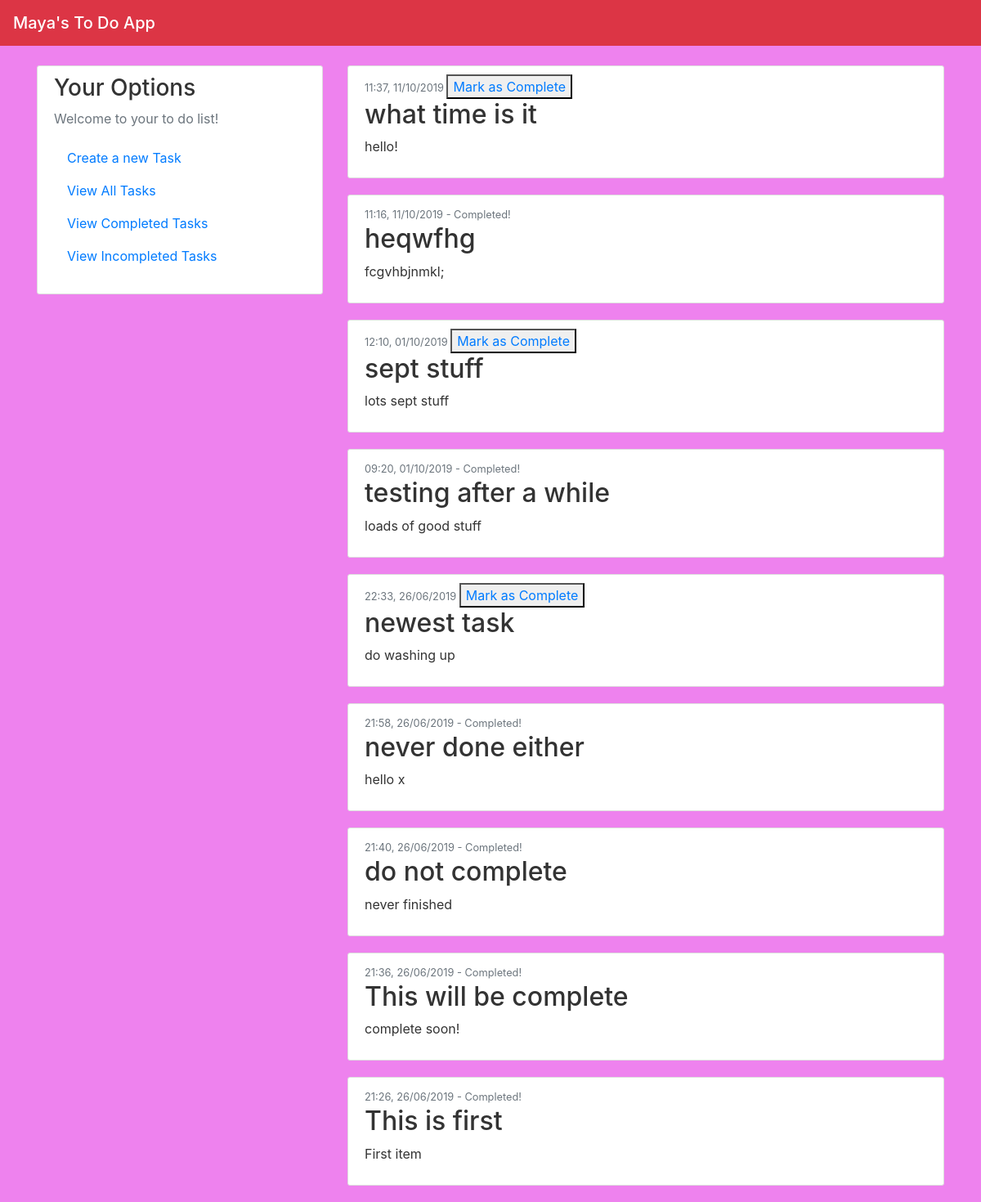
The page /view_all on the database as committed earlier.
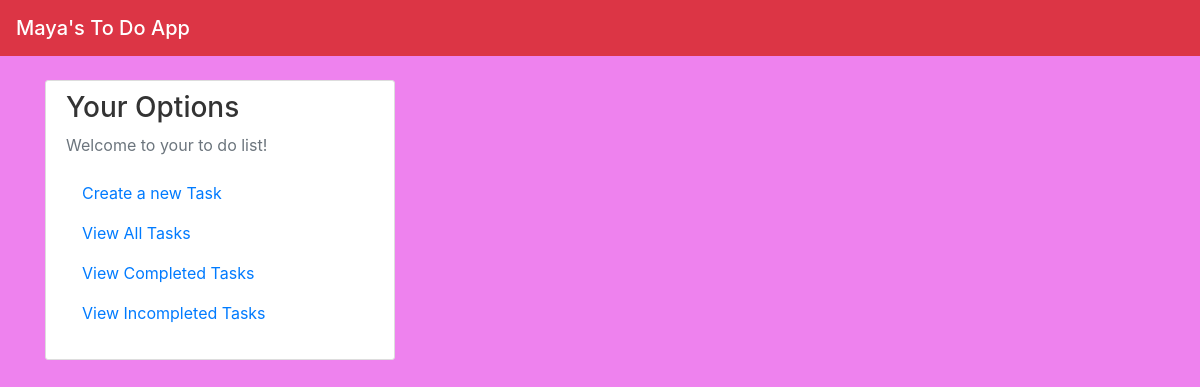
The same page on the database as committed later.
### app/models.py (models this page shows, shortened)
class Items(db.Model):
    id = db.Column(db.Integer, primary_key=True)
    title = db.Column(db.String(40), unique=False, nullable=False)
    content = db.Column(db.String(150), unique=True, nullable=False)
    date_posted = db.Column(db.DateTime, nullable=False, default=datetime.now())
    complete = db.Column(db.Boolean, unique=False)

### app/views.py (the view)
@app.route("/view_all")
def view_all():
    posts = Items.query.order_by(Items.date_posted.desc()).all()
    return render_template('view_all.html', posts=posts)

### app/templates/view_all.html
{% extends "index.html" %}
{% block content %}
    {% for post in posts %}
        <article class="media content-section">
          <div class="media-body">
            <div class="article-metadata">
              {% if post.complete == False %}
                <small class="text-muted">{{ post.date_posted.strftime("%H:%M, %d/%m/%Y") }} </small>
                <button type="button"> <a href="{{ url_for('view_completed',id=post.id) }}"> Mark as Complete </a> </button>
              {% elif post.complete == True %}
                <small class="text-muted">{{ post.date_posted.strftime("%H:%M, %d/%m/%Y") }} - Completed! </small>
              {% endif %}
            </div>
            <h2><a class="article-title">{{ post.title }}</a> </h2>
            <p class="article-content">{{ post.content }}</p>
          </div>
        </article>
    {% endfor %}
{% endblock content %}

### app/templates/index.html (shortened to what this page needs)
<!DOCTYPE html>
<html>
<head>
    <link rel="stylesheet" href="https://maxcdn.bootstrapcdn.com/bootstrap/4.0.0/css/bootstrap.min.css">
    <link rel="stylesheet" type="text/css" href="{{ url_for('static', filename='main.css') }}">
</head>
<body>
    <header class="site-header">
    <nav class="navbar navbar-dark bg-primary fixed-top bg-danger">
      <span class="navbar-brand mb-0 h1"> Maya's To Do App </span>
    </nav>
    </header>
    <main role="main" class="container">
      <div class="row">
        <div class="col-md-4">
          <div class="content-section">
            <h3>Your Options</h3>
            <p class='text-muted'>Welcome to your to do list!
              <ul class="list-group">
                <a class="nav-item nav-link" href="/create">Create a new Task</a>
                <a class="nav-item nav-link" href="/view_all">View All Tasks</a>
                <a class="nav-item nav-link" href="{{ url_for('view_completed',id=0) }}">View Completed Tasks</a>
                <a class="nav-item nav-link" href="{{ url_for('view_incomplete') }}">View Incompleted Tasks</a>
              </ul>
            </p>
          </div>
        </div>
        <div class="col-md-8">
          {% block content %}{% endblock %}
        </div>
      </div>
    </main>
</body>
</html>

### app/static/main.css (style rules this page uses)
body { background: #61B2E3; color: #333333; margin-top: 5rem; background-color: rgb(238, 130, 238); }
.content-section { background: #ffffff; padding: 10px 20px; border: 1px solid #dddddd; border-radius: 3px; margin-bottom: 20px; }

Rows that differ between the two databases and show on the page:
removed Items: date_posted "11:37, 11/10/2019", title "what time is it", content "hello!"
removed Items: date_posted "11:16, 11/10/2019", title "heqwfhg", content "fcgvhbjnmkl;"
removed Items: date_posted "12:10, 01/10/2019", title "sept stuff", content "lots sept stuff"
removed Items: date_posted "09:20, 01/10/2019", title "testing after a while", content "loads of good stuff"
removed Items: date_posted "22:33, 26/06/2019", title "newest task", content "do washing up"
removed Items: date_posted "21:58, 26/06/2019", title "never done either", content "hello x"
removed Items: date_posted "21:40, 26/06/2019", title "do not complete", content "never finished"
removed Items: date_posted "21:36, 26/06/2019", title "This will be complete", content "complete soon!"
removed Items: date_posted "21:26, 26/06/2019", title "This is first", content "First item"
